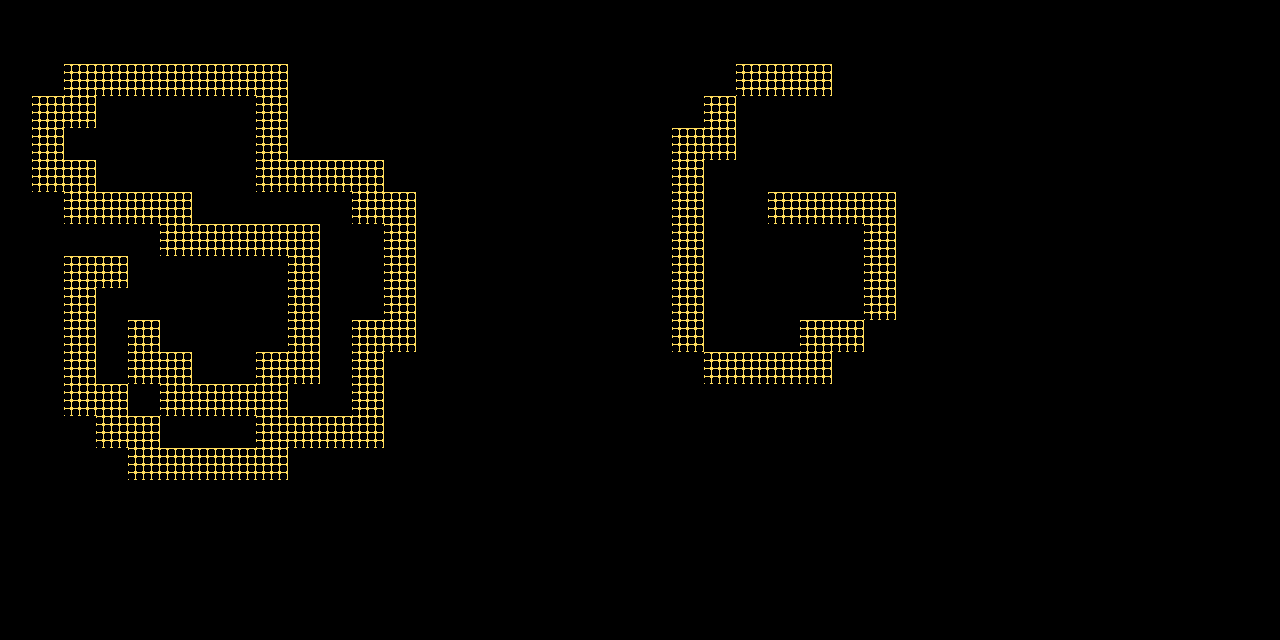

This game map was drawn from its Tiled (.tmx) file and the tilesets committed beside it. A one-line description and the full map source follow:
An orthogonal 40x20 tile map with 32x32 px tiles, 1 tile layer (Rutlager 1).

<map version="1.5" tiledversion="1.7.1" orientation="orthogonal" renderorder="right-down" width="40" height="20" tilewidth="32" tileheight="32" infinite="0" nextlayerid="2" nextobjectid="1">
 <tileset firstgid="1" source="Tile.tsx" />
 <layer id="1" name="Rutlager 1" width="40" height="20">
  <data encoding="csv">
0,0,0,0,0,0,0,0,0,0,0,0,0,0,0,0,0,0,0,0,0,0,0,0,0,0,0,0,0,0,0,0,0,0,0,0,0,0,0,0,
0,0,0,0,0,0,0,0,0,0,0,0,0,0,0,0,0,0,0,0,0,0,0,0,0,0,0,0,0,0,0,0,0,0,0,0,0,0,0,0,
0,0,1,1,1,1,1,1,1,0,0,0,0,0,0,0,0,0,0,0,0,0,0,1,1,1,0,0,0,0,0,0,0,0,0,0,0,0,0,0,
0,1,1,0,0,0,0,0,1,0,0,0,0,0,0,0,0,0,0,0,0,0,1,0,0,0,0,0,0,0,0,0,0,0,0,0,0,0,0,0,
0,1,0,0,0,0,0,0,1,0,0,0,0,0,0,0,0,0,0,0,0,1,1,0,0,0,0,0,0,0,0,0,0,0,0,0,0,0,0,0,
0,1,1,0,0,0,0,0,1,1,1,1,0,0,0,0,0,0,0,0,0,1,0,0,0,0,0,0,0,0,0,0,0,0,0,0,0,0,0,0,
0,0,1,1,1,1,0,0,0,0,0,1,1,0,0,0,0,0,0,0,0,1,0,0,1,1,1,1,0,0,0,0,0,0,0,0,0,0,0,0,
0,0,0,0,0,1,1,1,1,1,0,0,1,0,0,0,0,0,0,0,0,1,0,0,0,0,0,1,0,0,0,0,0,0,0,0,0,0,0,0,
0,0,1,1,0,0,0,0,0,1,0,0,1,0,0,0,0,0,0,0,0,1,0,0,0,0,0,1,0,0,0,0,0,0,0,0,0,0,0,0,
0,0,1,0,0,0,0,0,0,1,0,0,1,0,0,0,0,0,0,0,0,1,0,0,0,0,0,1,0,0,0,0,0,0,0,0,0,0,0,0,
0,0,1,0,1,0,0,0,0,1,0,1,1,0,0,0,0,0,0,0,0,1,0,0,0,1,1,0,0,0,0,0,0,0,0,0,0,0,0,0,
0,0,1,0,1,1,0,0,1,1,0,1,0,0,0,0,0,0,0,0,0,0,1,1,1,1,0,0,0,0,0,0,0,0,0,0,0,0,0,0,
0,0,1,1,0,1,1,1,1,0,0,1,0,0,0,0,0,0,0,0,0,0,0,0,0,0,0,0,0,0,0,0,0,0,0,0,0,0,0,0,
0,0,0,1,1,0,0,0,1,1,1,1,0,0,0,0,0,0,0,0,0,0,0,0,0,0,0,0,0,0,0,0,0,0,0,0,0,0,0,0,
0,0,0,0,1,1,1,1,1,0,0,0,0,0,0,0,0,0,0,0,0,0,0,0,0,0,0,0,0,0,0,0,0,0,0,0,0,0,0,0,
0,0,0,0,0,0,0,0,0,0,0,0,0,0,0,0,0,0,0,0,0,0,0,0,0,0,0,0,0,0,0,0,0,0,0,0,0,0,0,0,
0,0,0,0,0,0,0,0,0,0,0,0,0,0,0,0,0,0,0,0,0,0,0,0,0,0,0,0,0,0,0,0,0,0,0,0,0,0,0,0,
0,0,0,0,0,0,0,0,0,0,0,0,0,0,0,0,0,0,0,0,0,0,0,0,0,0,0,0,0,0,0,0,0,0,0,0,0,0,0,0,
0,0,0,0,0,0,0,0,0,0,0,0,0,0,0,0,0,0,0,0,0,0,0,0,0,0,0,0,0,0,0,0,0,0,0,0,0,0,0,0,
0,0,0,0,0,0,0,0,0,0,0,0,0,0,0,0,0,0,0,0,0,0,0,0,0,0,0,0,0,0,0,0,0,0,0,0,0,0,0,0
</data>
 </layer>
</map>